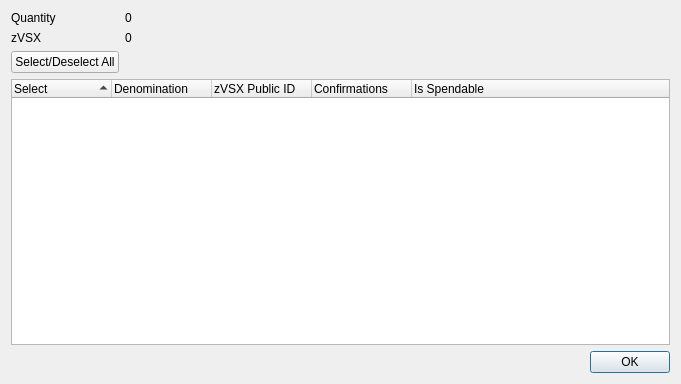
<?xml version="1.0" encoding="UTF-8"?>
<ui version="4.0">
 <class>ZVSXControlDialog</class>
 <widget class="QDialog" name="ZVSXControlDialog">
  <property name="geometry">
   <rect>
    <x>0</x>
    <y>0</y>
    <width>681</width>
    <height>384</height>
   </rect>
  </property>
  <property name="minimumSize">
   <size>
    <width>681</width>
    <height>384</height>
   </size>
  </property>
  <property name="windowTitle">
   <string>Select zVSX to Spend</string>
  </property>
  <layout class="QGridLayout" name="gridLayout">
   <item row="0" column="0">
    <layout class="QFormLayout" name="formLayout">
     <property name="sizeConstraint">
      <enum>QLayout::SetDefaultConstraint</enum>
     </property>
     <item row="0" column="0">
      <widget class="QLabel" name="labelQuantity">
       <property name="text">
        <string>Quantity</string>
       </property>
      </widget>
     </item>
     <item row="0" column="1">
      <widget class="QLabel" name="labelQuantity_int">
       <property name="text">
        <string>0</string>
       </property>
      </widget>
     </item>
     <item row="1" column="0">
      <widget class="QLabel" name="labelZVSX">
       <property name="text">
        <string>zVSX</string>
       </property>
      </widget>
     </item>
     <item row="1" column="1">
      <widget class="QLabel" name="labelZVSX_int">
       <property name="text">
        <string>0</string>
       </property>
      </widget>
     </item>
     <item row="2" column="0">
      <widget class="QPushButton" name="pushButtonAll">
       <property name="text">
        <string>Select/Deselect All</string>
       </property>
      </widget>
     </item>
    </layout>
   </item>
   <item row="1" column="0">
    <layout class="QVBoxLayout" name="verticalLayout">
     <item>
      <widget class="QTreeWidget" name="treeWidget">
       <property name="minimumSize">
        <size>
         <width>0</width>
         <height>250</height>
        </size>
       </property>
       <property name="alternatingRowColors">
        <bool>true</bool>
       </property>
       <property name="sortingEnabled">
        <bool>true</bool>
       </property>
       <property name="columnCount">
        <number>5</number>
       </property>
       <attribute name="headerDefaultSectionSize">
        <number>100</number>
       </attribute>
       <column>
        <property name="text">
         <string notr="true">Select</string>
        </property>
       </column>
       <column>
        <property name="text">
         <string notr="true">Denomination</string>
        </property>
       </column>
       <column>
        <property name="text">
         <string notr="true">zVSX Public ID</string>
        </property>
       </column>
       <column>
        <property name="text">
         <string notr="true">Confirmations</string>
        </property>
       </column>
       <column>
        <property name="text">
         <string>Is Spendable</string>
        </property>
       </column>
      </widget>
     </item>
     <item>
      <widget class="QDialogButtonBox" name="buttonBox">
       <property name="orientation">
        <enum>Qt::Horizontal</enum>
       </property>
       <property name="standardButtons">
        <set>QDialogButtonBox::Ok</set>
       </property>
      </widget>
     </item>
    </layout>
   </item>
  </layout>
 </widget>
 <resources/>
 <connections>
  <connection>
   <sender>buttonBox</sender>
   <signal>accepted()</signal>
   <receiver>ZVSXControlDialog</receiver>
   <slot>accept()</slot>
   <hints>
    <hint type="sourcelabel">
     <x>248</x>
     <y>254</y>
    </hint>
    <hint type="destinationlabel">
     <x>157</x>
     <y>274</y>
    </hint>
   </hints>
  </connection>
  <connection>
   <sender>buttonBox</sender>
   <signal>rejected()</signal>
   <receiver>ZVSXControlDialog</receiver>
   <slot>reject()</slot>
   <hints>
    <hint type="sourcelabel">
     <x>316</x>
     <y>260</y>
    </hint>
    <hint type="destinationlabel">
     <x>286</x>
     <y>274</y>
    </hint>
   </hints>
  </connection>
 </connections>
</ui>
